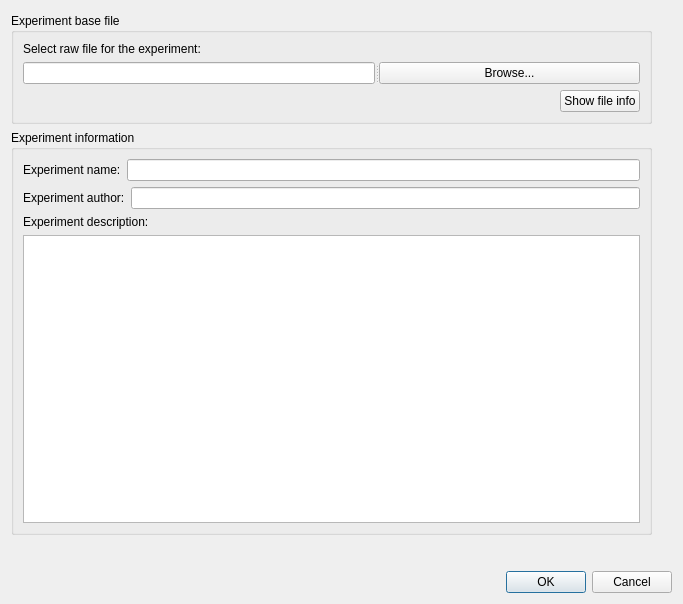
<?xml version="1.0" encoding="UTF-8"?>
<ui version="4.0">
 <class>CreateExperimentDialog</class>
 <widget class="QDialog" name="CreateExperimentDialog">
  <property name="windowModality">
   <enum>Qt::WindowModal</enum>
  </property>
  <property name="geometry">
   <rect>
    <x>0</x>
    <y>0</y>
    <width>683</width>
    <height>604</height>
   </rect>
  </property>
  <property name="windowTitle">
   <string>Meggie - Create new experiment</string>
  </property>
  <layout class="QGridLayout" name="gridLayout_3">
   <item row="0" column="0">
    <widget class="QScrollArea" name="scrollArea">
     <property name="frameShape">
      <enum>QFrame::NoFrame</enum>
     </property>
     <property name="widgetResizable">
      <bool>true</bool>
     </property>
     <widget class="QWidget" name="scrollAreaWidgetContents_2">
      <property name="geometry">
       <rect>
        <x>0</x>
        <y>0</y>
        <width>665</width>
        <height>549</height>
       </rect>
      </property>
      <property name="minimumSize">
       <size>
        <width>645</width>
        <height>540</height>
       </size>
      </property>
      <widget class="QWidget" name="layoutWidget">
       <property name="geometry">
        <rect>
         <x>0</x>
         <y>2</y>
         <width>641</width>
         <height>522</height>
        </rect>
       </property>
       <layout class="QVBoxLayout" name="verticalLayout_2">
        <item>
         <layout class="QVBoxLayout" name="verticalLayout">
          <item>
           <widget class="QGroupBox" name="groupBox">
            <property name="title">
             <string>Experiment base file</string>
            </property>
            <layout class="QGridLayout" name="gridLayout">
             <item row="1" column="0">
              <widget class="QSplitter" name="splitter">
               <property name="orientation">
                <enum>Qt::Horizontal</enum>
               </property>
               <widget class="QLineEdit" name="FilePathLineEdit"/>
               <widget class="QPushButton" name="browseButton">
                <property name="text">
                 <string>Browse...</string>
                </property>
               </widget>
              </widget>
             </item>
             <item row="2" column="0">
              <layout class="QHBoxLayout" name="horizontalLayout_3">
               <item>
                <spacer name="horizontalSpacer">
                 <property name="orientation">
                  <enum>Qt::Horizontal</enum>
                 </property>
                 <property name="sizeHint" stdset="0">
                  <size>
                   <width>40</width>
                   <height>20</height>
                  </size>
                 </property>
                </spacer>
               </item>
               <item>
                <widget class="QPushButton" name="showFileInfoButton">
                 <property name="text">
                  <string>Show file info</string>
                 </property>
                </widget>
               </item>
              </layout>
             </item>
             <item row="0" column="0">
              <widget class="QLabel" name="label">
               <property name="text">
                <string>Select raw file for the experiment:</string>
               </property>
              </widget>
             </item>
            </layout>
           </widget>
          </item>
         </layout>
        </item>
        <item>
         <widget class="QGroupBox" name="groupBox_2">
          <property name="title">
           <string>Experiment information</string>
          </property>
          <layout class="QGridLayout" name="gridLayout_2">
           <item row="3" column="0">
            <widget class="QTextEdit" name="textEditDescription"/>
           </item>
           <item row="1" column="0">
            <layout class="QHBoxLayout" name="horizontalLayout">
             <item>
              <widget class="QLabel" name="labelAuthor">
               <property name="text">
                <string>Experiment author:</string>
               </property>
              </widget>
             </item>
             <item>
              <widget class="QLineEdit" name="lineEditAuthor"/>
             </item>
            </layout>
           </item>
           <item row="0" column="0">
            <layout class="QHBoxLayout" name="horizontalLayout_2">
             <item>
              <widget class="QLabel" name="labelExperimentName">
               <property name="text">
                <string>Experiment name:</string>
               </property>
              </widget>
             </item>
             <item>
              <widget class="QLineEdit" name="lineEditExperimentName"/>
             </item>
            </layout>
           </item>
           <item row="2" column="0">
            <widget class="QLabel" name="labelDescription">
             <property name="text">
              <string>Experiment description:</string>
             </property>
            </widget>
           </item>
          </layout>
         </widget>
        </item>
       </layout>
      </widget>
     </widget>
    </widget>
   </item>
   <item row="1" column="0">
    <widget class="QDialogButtonBox" name="cancelOkButtonBox">
     <property name="orientation">
      <enum>Qt::Horizontal</enum>
     </property>
     <property name="standardButtons">
      <set>QDialogButtonBox::Cancel|QDialogButtonBox::Ok</set>
     </property>
    </widget>
   </item>
  </layout>
 </widget>
 <tabstops>
  <tabstop>scrollArea</tabstop>
  <tabstop>FilePathLineEdit</tabstop>
  <tabstop>browseButton</tabstop>
  <tabstop>showFileInfoButton</tabstop>
  <tabstop>lineEditExperimentName</tabstop>
  <tabstop>lineEditAuthor</tabstop>
  <tabstop>textEditDescription</tabstop>
  <tabstop>cancelOkButtonBox</tabstop>
 </tabstops>
 <resources/>
 <connections>
  <connection>
   <sender>cancelOkButtonBox</sender>
   <signal>accepted()</signal>
   <receiver>CreateExperimentDialog</receiver>
   <slot>accept()</slot>
   <hints>
    <hint type="sourcelabel">
     <x>434</x>
     <y>781</y>
    </hint>
    <hint type="destinationlabel">
     <x>157</x>
     <y>274</y>
    </hint>
   </hints>
  </connection>
  <connection>
   <sender>cancelOkButtonBox</sender>
   <signal>rejected()</signal>
   <receiver>CreateExperimentDialog</receiver>
   <slot>reject()</slot>
   <hints>
    <hint type="sourcelabel">
     <x>434</x>
     <y>781</y>
    </hint>
    <hint type="destinationlabel">
     <x>286</x>
     <y>274</y>
    </hint>
   </hints>
  </connection>
 </connections>
 <slots>
  <slot>openFileChooserDialog()</slot>
 </slots>
</ui>
